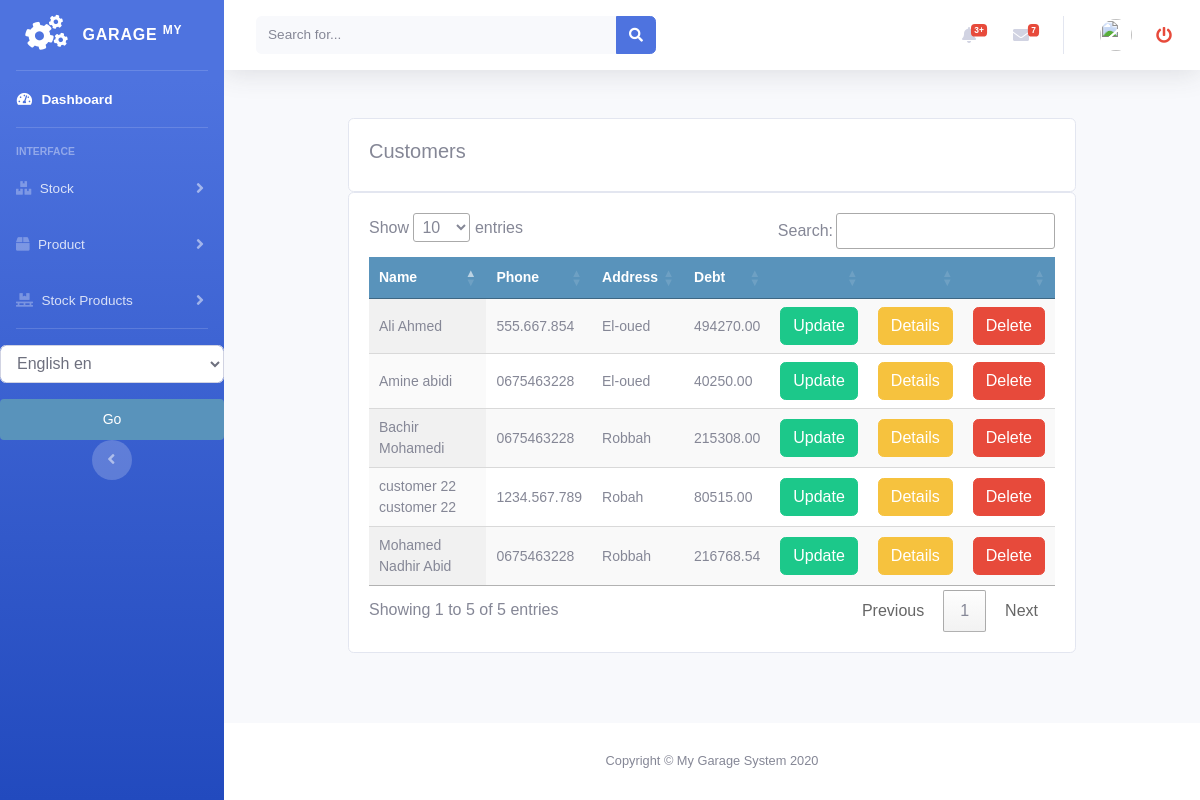
Page /customer/customer_list on the earlier database version.
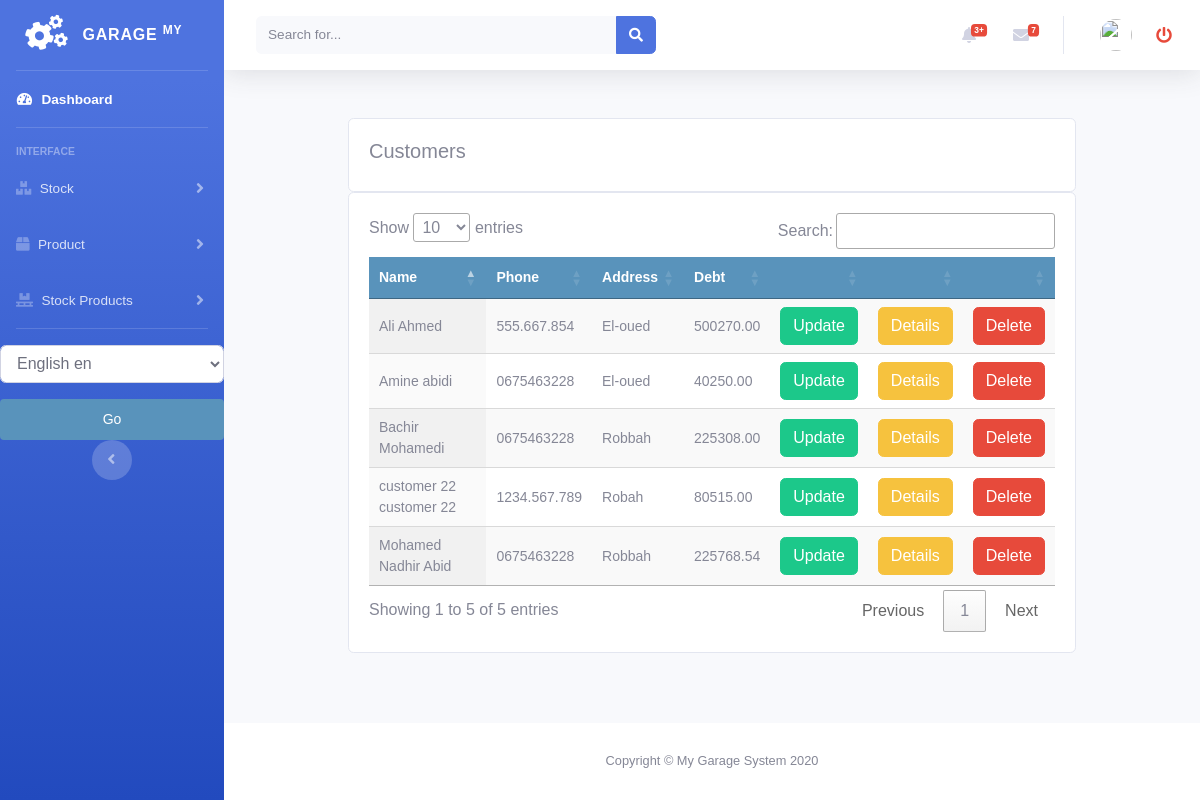
Same page on the later database version.
### customer/models.py (models this page shows, shortened)
class Customer(models.Model):
    firstname = models.CharField(max_length=250, null=True)
    lastname = models.CharField(max_length=250, null=True)
    address = models.CharField(max_length=200, null=True)
    phone = models.CharField(max_length=200, null=True)
    date_created = models.DateTimeField(auto_now_add=True, null=True)
    date_updated = models.DateTimeField(auto_now=True)
    date_joined = models.DateField(null=True)
    enterprise = models.BooleanField(default=False)
    debt = models.DecimalField(max_digits=10, decimal_places=2, null=True, default=0)

### customer/views.py (the view)
# urls.py: path('customer_list', views.customer_list, name='customer_list'),
def customer_list(request):
    customers = Customer.objects.only("firstname", "lastname", "phone", "address", "debt",)
    context = {
        'customers': customers
    }
    return render(request, 'customer/list_customer.html', context)

### accounts/templatetags/erpextra.py (called while the page is built)
@register.filter(name='has_group')
def has_group(user, group_name):
    group = Group.objects.get(name=group_name)
    return True if group in user.groups.all() else False

### customer/templates/customer/list_customer.html (shortened to what this page needs)
{% extends 'home.html' %}
{% load static %}
{% load i18n %}
{% block content %}
<br>
<div class="container">
    <div class="row">
        <div class="col-md">
            <div class="card card-body">
                <h5>{% trans "Customers" %}</h5>
            </div>
            <div class="card card-body">
                <table id="table_id" class="display text-center">
                    <thead>
                    <tr>
                        <th>{% trans "Name" %}</th>
                        <th>{% trans "Phone" %}</th>
                        <th>{% trans "Address" %}</th>
                        <th>{% trans "Debt" %}</th>
                        <th></th>
                        <th></th>
                        <th></th>
                    </tr>
                    </thead>
                    <tbody>
                    {% for customer in customers %}
                    <tr>
                        <td>
                            {{customer.firstname}} {{customer.lastname}}
                        </td>
                        <td>
                            {{customer.phone}}
                        </td>
                        <td>
                            {{customer.address}}
                        </td>
                        <td>
                            {{customer.debt}}
                        </td>
                        <td>
                            <a class="btn btn-success "
                               href="{% url 'customer:update_customer' customer.id %}">{% trans "Update" %}</a>
                        </td>
                        <td>
                            <a class="btn btn-warning "
                               href="{% url 'customer:customer_detail' customer.id %}">{% trans "Details" %}</a>
                        </td>
                        <td>
                            <a class="btn btn-danger "
                               href="{% url 'customer:delete_customer' customer.id %}">{% trans "Delete" %}</a>
                        </td>
                    </tr>
                    {% endfor %}
                    </tbody>
                </table>
            </div>
        </div>
    </div>
</div>
{% endblock %}
{% block jsscript %}
<link rel="stylesheet" type="text/css" href="https://cdn.datatables.net/1.10.22/css/jquery.dataTables.css">
{% endblock %}

Differences in the rows shown:
changed Customer "Mohamed Nadhir": debt "216768.54" → "225768.54"
changed Customer "Bachir": debt "215308.00" → "225308.00"
changed Customer "Ali": debt "494270.00" → "500270.00"
